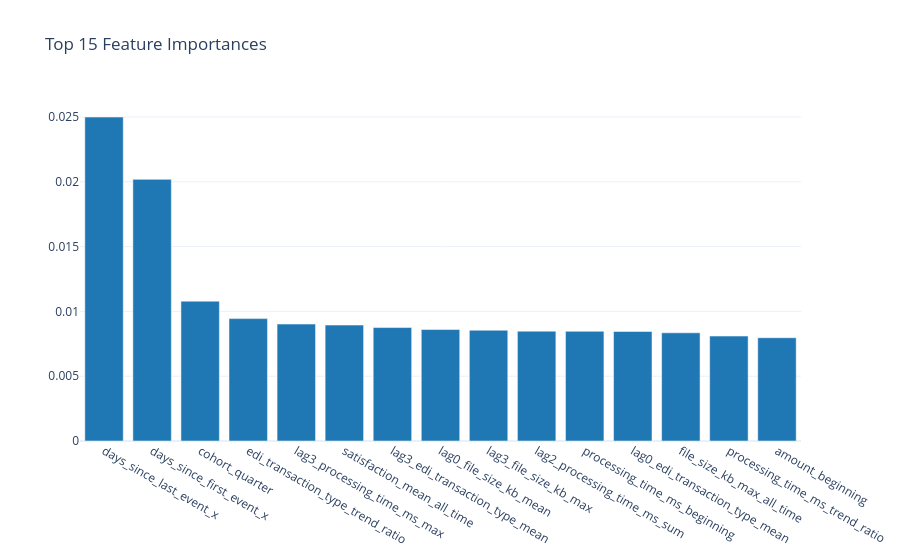

The notebook cell this image was saved under:
### Markdown cell above
## 8.4 Feature Importance (Random Forest)

### Code cell
if not _skip_modeling:
    rf_model = models["Random Forest"]
    importance_df = native_pd.DataFrame({
        "Feature": X_train.columns.tolist(),
        "Importance": rf_model.feature_importances_
    }).sort_values("Importance", ascending=False)

    top_n = 15
    top_features = importance_df.head(top_n)

    fig = charts.bar_chart(
        top_features["Feature"].tolist(),
        top_features["Importance"].tolist(),
        title=f"Top {top_n} Feature Importances"
    )
    display_figure(fig)

### Figure 1 — Plotly figure (JSON) as saved in the notebook; plotly's stock layout.template omitted (floating-point values rounded to 4 significant figures)
{"data": [{"marker": {"color": "#1f77b4"}, "type": "bar", "x": ["days_since_last_event_x", "days_since_first_event_x", "cohort_quarter", "edi_transaction_type_trend_ratio", "lag3_processing_time_ms_max", "satisfaction_mean_all_time", "lag3_edi_transaction_type_mean", "lag0_file_size_kb_mean", "lag3_file_size_kb_max", "lag2_processing_time_ms_sum", "processing_time_ms_beginning", "lag0_edi_transaction_type_mean", "file_size_kb_max_all_time", "processing_time_ms_trend_ratio", "amount_beginning"], "y": [0.02499, 0.02018, 0.01079, 0.009442, 0.009023, 0.008943, 0.008753, 0.008601, 0.008545, 0.008473, 0.008464, 0.008449, 0.008346, 0.008095, 0.007967]}], "layout": {"title": {"text": "Top 15 Feature Importances"}, "xaxis": {"title": {}}, "yaxis": {"title": {}}}}
